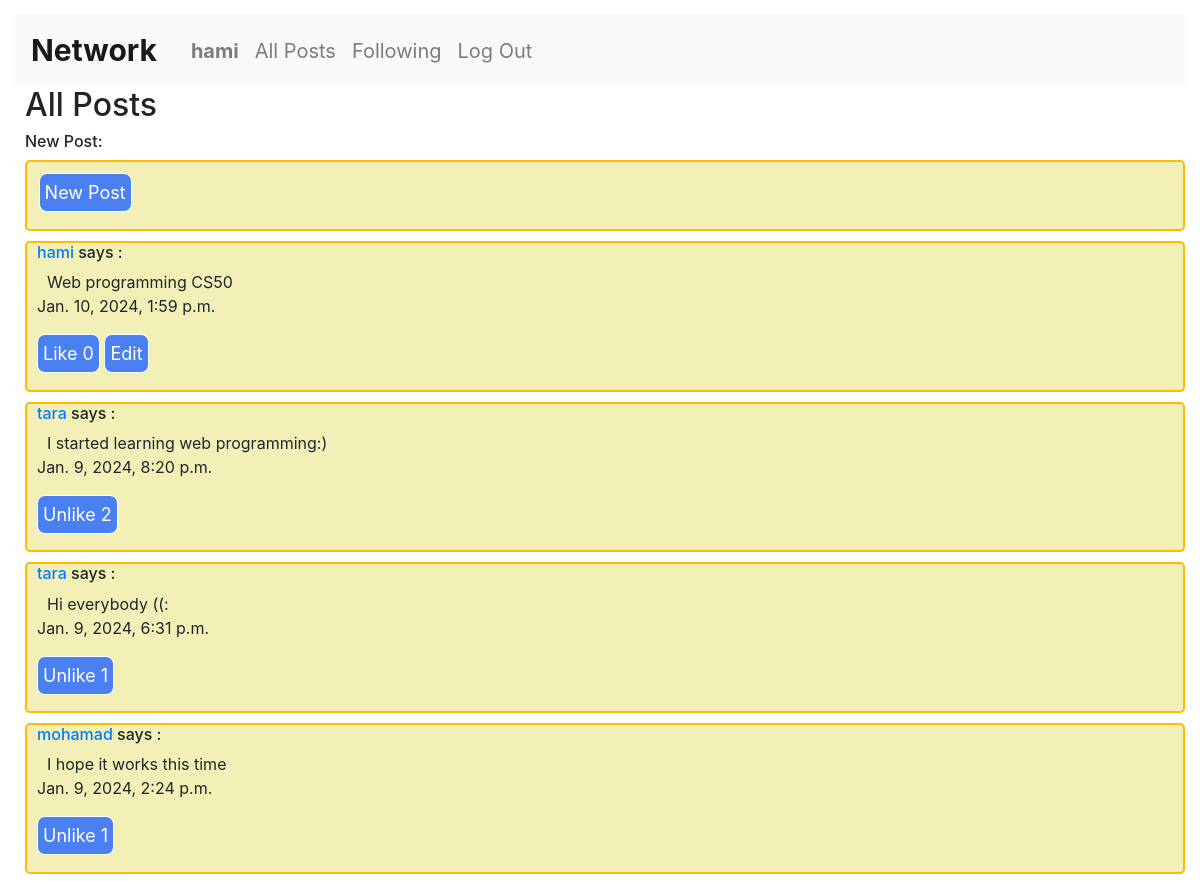
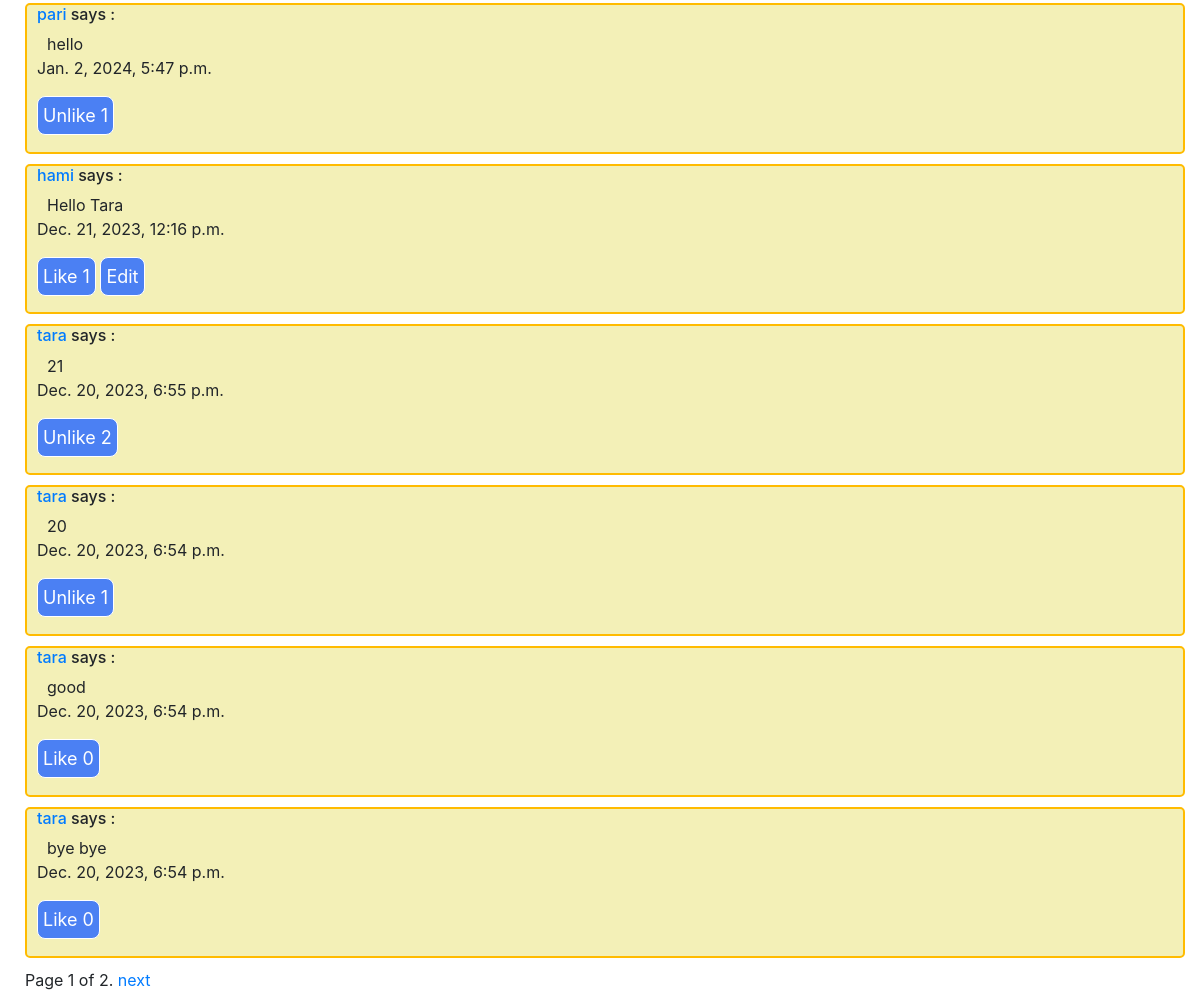
Page /all-posts (signed in) on the committed database (2 pictures, top to bottom).
### network/models.py (models this page shows, shortened)
class User(AbstractUser):
    posts = models.ForeignKey('Post', on_delete=models.CASCADE, default=None, blank=True, null=True)
    followers = models.ManyToManyField('self', blank=True, symmetrical=False, related_name='user_followers')
    following = models.ManyToManyField('self', blank=True, symmetrical=False, related_name='user_following')

class Post(models.Model):
    writer = models.ForeignKey(User, on_delete=models.CASCADE, default=None, null=True, blank=True)
    content = models.CharField(max_length=250)
    timestamp = models.DateTimeField(auto_now_add=True)
    likes = models.ManyToManyField(User, related_name='user_likes', blank=True)

### network/views.py (the view)
# urls.py: path('all-posts', views.all_posts, name='all_posts'),
def all_posts(request):
    post_list = Post.objects.all().order_by('-timestamp')
    paginator = Paginator(post_list, 10)
    page = request.GET.get('page')
    try:
        posts = paginator.page(page)
    except PageNotAnInteger:
        posts = paginator.page(1)
    except EmptyPage:
        posts = paginator.page(paginator.num_pages)
    context = {
        'posts': posts,
    }
    return render(request, 'network/index.html', context)

### network/templates/network/index.html (shortened to what this page needs)
{% extends "network/layout.html" %}
{% load static %}
{% block body %}
    <h2>All Posts</h2>
    {% if user.is_authenticated%}
        <h6>New Post: </h6>
        <form  id="new" method="post" action="{% url 'new_post' %}">
            <button type="submit">New Post</button>
        </form>
    {% endif %}
    {% for post in posts %}
        <div class="post" id="post-{{ post.id }}">
            <h6><a href="{% url 'profile' username=post.writer.username %}">{{ post.writer.username }}</a> says :</h6>
            <div  id="post-content-{{ post.id }}">{{ post.content }}</div>
            <p>{{ post.timestamp }}</p>
            <button class="likeButton" data-post-id="{{ post.id }}">
                {% if user in post.likes.all %}Unlike{% else %}Like{% endif %}
                <span class='l_num' data-post-id='{{ post.id }}'> {{ post.likes.count }}</span>
            </button>
            {% if user.is_authenticated and user == post.writer %}
                <button class="edit-btn" data-post-id="{{ post.id }}">Edit</button>
            {% endif %}
        </div>
    {% endfor %}
    <div class="pagination">
        <span class="step-links">
            <span class="current">
                Page {{ posts.number }} of {{ posts.paginator.num_pages }}.
            </span>
            {% if posts.has_next %}
                <a href="?page={{ posts.next_page_number }}">next</a>
            {% endif %}
        </span>
    </div>
{% endblock %}

### network/templates/network/layout.html (shortened to what this page needs)
{% load static %}
<!DOCTYPE html>
<html lang="en">
    <head>
        <link rel="stylesheet" href="https://stackpath.bootstrapcdn.com/bootstrap/4.4.1/css/bootstrap.min.css">
        <link href="{% static 'network/styles.css' %}" rel="stylesheet">
    </head>
    <body>
        <nav class="navbar navbar-expand-lg navbar-light bg-light">
            <a class="navbar-brand" href="{% url 'all_posts' %}">Network</a>
            <div>
              <ul class="navbar-nav mr-auto">
                {% if user.is_authenticated %}
                    <li class="nav-item">
                        <a class="nav-link" href="{% url 'profile' username=user.username %}"><strong>{{user.username}}</strong></a>
                    </li>
                {% endif %}
                <li class="nav-item">
                  <a class="nav-link" href="{% url 'all_posts' %}">All Posts</a>
                </li>
                {% if user.is_authenticated %}
                    <li class="nav-item">
                        <a class="nav-link" href="{% url 'following_posts' %}">Following</a>
                    </li>
                    <li class="nav-item">
                        <a class="nav-link" href="{% url 'logout' %}">Log Out</a>
                    </li>
                {% endif %}
              </ul>
            </div>
          </nav>
        <div class="body">
            {% block body %}
            {% endblock %}
        </div>
    </body>
</html>

### network/static/network/styles.css (style rules this page uses)
body { padding: 15px; }
div { padding-left: 10px; }
.post { border: solid 2px rgb(255, 187, 0); border-radius: 5px; margin-top: 10px; margin-bottom: 10px; padding-bottom: 1%; background-color:rgb(243, 240, 183) ; }
button { background-color: rgb(75, 128, 243); color: white; border: solid 1px white; border-radius: 8px; font-size: 18px; text-align: center; padding: 5px; margin-bottom: 5px; }
.navbar-brand { font-weight: bold; font-size: 30px; color: rgb(237, 163, 237); }
form { width: 100%; height: 60px; }
#new { width: 100%; height:20%; background-color:rgb(243, 240, 183) ; padding: 1%; border: solid 2px rgb(255, 187, 0); border-radius: 5px; }
.navbar { font-size: 20px; color: rgb(93, 16, 90); background-color: rgb(232, 227, 139); height: 10%; }
.nav-item { color:rgb(102, 0, 255); }

### rows in the picture
User: username "hami"
Post: writer.username "hami", content "Web programming CS50", timestamp "Jan. 10, 2024, 1:59 p.m.", shows "Like", likes.count "0"
Post: writer.username "tara", content "I started learning web programming:)", timestamp "Jan. 9, 2024, 8:20 p.m.", shows "Unlike", likes.count "2"
Post: writer.username "tara", content "Hi everybody ((:", timestamp "Jan. 9, 2024, 6:31 p.m.", shows "Unlike", likes.count "1"
Post: writer.username "mohamad", content "I hope it works this time", timestamp "Jan. 9, 2024, 2:24 p.m.", shows "Unlike", likes.count "1"
Post: writer.username "pari", content "hello", timestamp "Jan. 2, 2024, 5:47 p.m.", shows "Unlike", likes.count "1"
Post: writer.username "hami", content "Hello Tara", timestamp "Dec. 21, 2023, 12:16 p.m.", shows "Like", likes.count "1"
Post: writer.username "tara", content "21", timestamp "Dec. 20, 2023, 6:55 p.m.", shows "Unlike", likes.count "2"
Post: writer.username "tara", content "20", timestamp "Dec. 20, 2023, 6:54 p.m.", shows "Unlike", likes.count "1"
Post: writer.username "tara", content "good", timestamp "Dec. 20, 2023, 6:54 p.m.", shows "Like", likes.count "0"
Post: writer.username "tara", content "bye bye", timestamp "Dec. 20, 2023, 6:54 p.m.", shows "Like", likes.count "0"

### other values in the picture
{{ posts.number }} "1"
{{ posts.paginator.num_pages }} "2"
